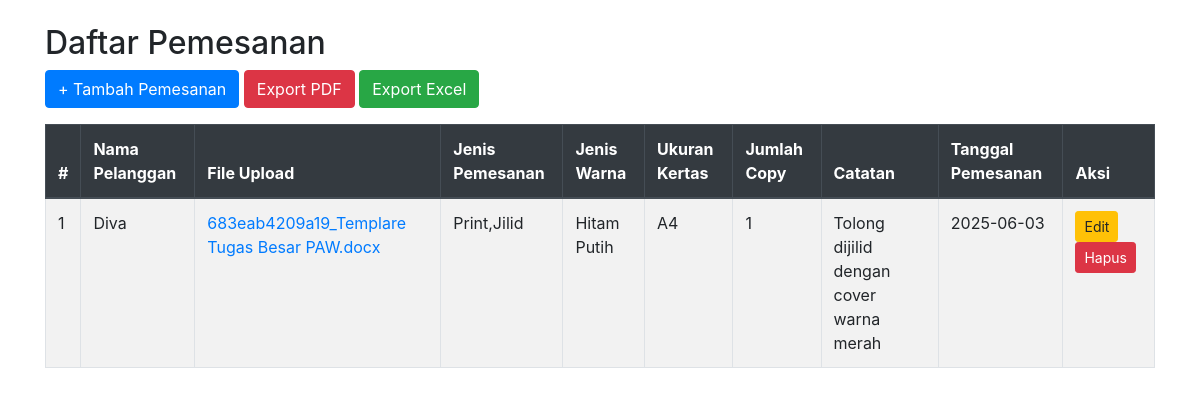
Before: /pages/list_pemesanan.php with the older database file.
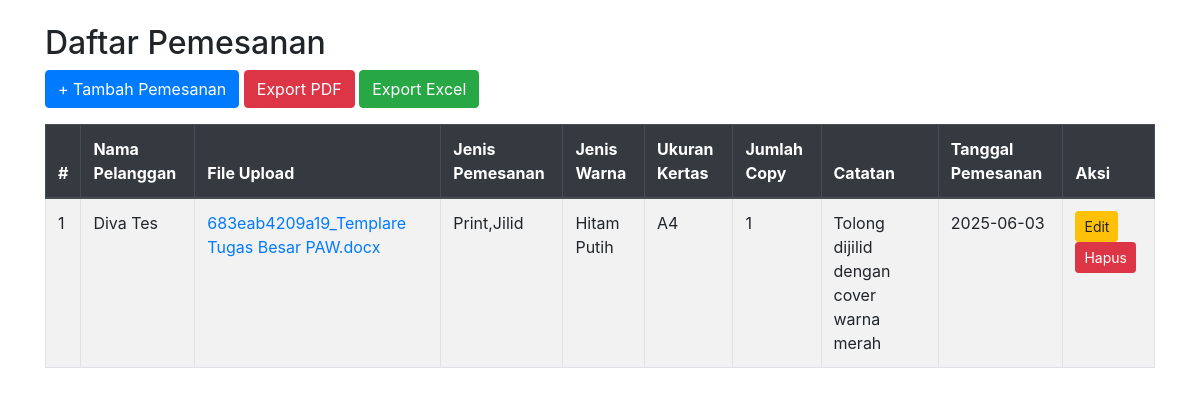
After: the same page with the newer database file.
### tables this page shows
CREATE TABLE `pemesanan` (
  `id` int NOT NULL,
  `nama_pelanggan` varchar(100) DEFAULT NULL,
  `file_upload` varchar(255) DEFAULT NULL,
  `jenis_pemesanan` varchar(100) DEFAULT NULL,
  `jenis_warna` varchar(50) DEFAULT NULL,
  `ukuran_kertas` varchar(20) DEFAULT NULL,
  `jumlah_copy` int DEFAULT NULL,
  `catatan` text,
  `tanggal_pemesanan` date DEFAULT NULL
);

### functions/pemesanan.php (called while the page is built, shortened)
<?php
include_once __DIR__.'/../config/db.php';
function getAllPemesanan() {
    global $conn;
    $sql = "SELECT * FROM pemesanan ORDER BY tanggal_pemesanan DESC";
    $result = mysqli_query($conn, $sql);
    $data = [];
    while ($row = mysqli_fetch_assoc($result)) {
        $data[] = $row;
    }
    return $data;
}
?>

### pages/list_pemesanan.php (the view, shortened to what this page needs)
<?php
require_once '../functions/pemesanan.php';
$pemesanans = getAllPemesanan();
?>
<!DOCTYPE html>
<html lang="id">
<head>
    <link rel="stylesheet" href="https://stackpath.bootstrapcdn.com/bootstrap/4.5.0/css/bootstrap.min.css">
</head>
<body class="container pt-4">
    <h2>Daftar Pemesanan</h2>
    <a href="add_pemesanan.php" class="btn btn-primary mb-3">+ Tambah Pemesanan</a>
    <a href="../export/export_pdf.php" class="btn btn-danger mb-3">Export PDF</a>
    <a href="../export/export_excel.php" class="btn btn-success mb-3">Export Excel</a>
    <table class="table table-bordered table-striped">
        <thead class="thead-dark">
            <tr>
                <th>#</th>
                <th>Nama Pelanggan</th>
                <th>File Upload</th>
                <th>Jenis Pemesanan</th>
                <th>Jenis Warna</th>
                <th>Ukuran Kertas</th>
                <th>Jumlah Copy</th>
                <th>Catatan</th>
                <th>Tanggal Pemesanan</th>
                <th>Aksi</th>
            </tr>
        </thead>
        <tbody>
        <?php if (count($pemesanans) == 0): ?>
            <tr><td colspan="10" class="text-center">Data kosong</td></tr>
        <?php else: foreach ($pemesanans as $i => $p): ?>
            <tr>
                <td><?= $i+1 ?></td>
                <td><?= htmlspecialchars($p['nama_pelanggan']) ?></td>
                <td>
                    <?php if ($p['file_upload']): ?>
                        <a href="../uploads/<?= htmlspecialchars($p['file_upload']) ?>" target="_blank"><?= htmlspecialchars($p['file_upload']) ?></a>
                    <?php else: ?>
                        -
                    <?php endif; ?>
                </td>
                <td><?= htmlspecialchars($p['jenis_pemesanan']) ?></td>
                <td><?= htmlspecialchars($p['jenis_warna']) ?></td>
                <td><?= htmlspecialchars($p['ukuran_kertas']) ?></td>
                <td><?= (int)$p['jumlah_copy'] ?></td>
                <td><?= htmlspecialchars($p['catatan']) ?></td>
                <td><?= htmlspecialchars($p['tanggal_pemesanan']) ?></td>
                <td>
                    <a href="edit_pemesanan.php?id=<?= $p['id'] ?>" class="btn btn-sm btn-warning">Edit</a>
                    <a href="list_pemesanan.php?hapus=<?= $p['id'] ?>" class="btn btn-sm btn-danger" onclick="return confirm('Yakin hapus?')">Hapus</a>
                </td>
            </tr>
        <?php endforeach; endif; ?>
        </tbody>
    </table>
</body>
</html>

Changed rows visible on the page:
changed pemesanan "683eab4209a19_Templare Tugas Besar PAW.docx": nama_pelanggan "Diva" → "Diva Tes"
